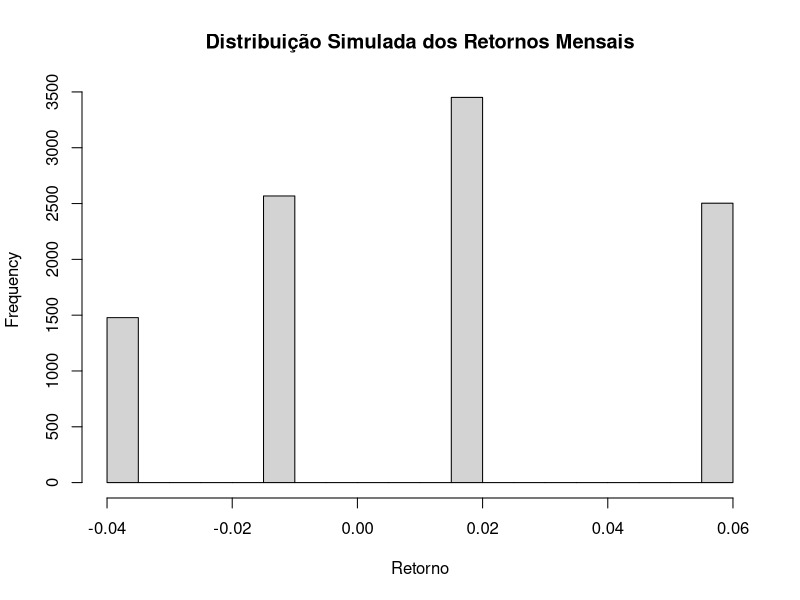

Reproduce this figure in R.
## ---- chunk 1

## 1

# Reprodutibilidade
set.seed(20260507)

# Retornos possíveis (em decimal)
retornos_possiveis <- c(0.06, 0.02, -0.01, -0.04)

# Probabilidades associadas
probabilidades <- c(0.25, 0.35, 0.25, 0.15)

## 2

# Simulação de 10.000 meses
retornos <- sample(
  retornos_possiveis,
  size = 10000,
  replace = TRUE,
  prob = probabilidades
)


## 3

valor_esperado <- mean(retornos)
variancia <- var(retornos)
desvio_padrao <- sd(retornos)
prob_retorno_negativo <- mean(retornos < 0)

cat(
  "Retornos possíveis:", paste(retornos_possiveis, collapse = ", "), "\n",
  "Probabilidades associadas:", paste(probabilidades, collapse = ", "), "\n",
  "Valor esperado do retorno mensal:", round(valor_esperado*100,2), "%\n",
  "Variância:", round(variancia,5), "\n",
  "Desvio-padrão:", round(desvio_padrao*100,2), "%\n",
  "Probabilidade de retorno negativo:", 
  round(prob_retorno_negativo*100,2), "%\n"
)

hist(
  retornos,
  main = "Distribuição Simulada dos Retornos Mensais",
  xlab = "Retorno",
  breaks = 30
)

## ---- chunk 2

set.seed(20260508)

# Lucros possíveis
lucros_possiveis <- c(900, 150, -3500)

# Probabilidades (ajuste conforme enunciado da lista)
probabilidades <- c(0.75, 0.20, 0.05)

lucros <- sample(
  lucros_possiveis,
  size = 20000,
  replace = TRUE,
  prob = probabilidades
)

valor_esperado <- mean(lucros)
desvio_padrao <- sd(lucros)
prob_prejuizo <- mean(lucros < 0)

cat(
  "Lucro médio por operação: R$", round(valor_esperado,2), "\n",
  "Desvio-padrão do lucro: R$", round(desvio_padrao,2), "\n",
  "Probabilidade de prejuízo:", round(prob_prejuizo*100,2), "%\n"
)

## ---- chunk 3

lucro_carteiras <- replicate(
  5000,
  sum(
    sample(
      lucros_possiveis,
      size = 80,
      replace = TRUE,
      prob = probabilidades
    )
  )
)

lucro_medio_carteira <- mean(lucro_carteiras)
desvio_carteira <- sd(lucro_carteiras)

comparacao_teorica <- 80 * valor_esperado

cat(
  "Lucro médio por carteira (simulado): R$", round(lucro_medio_carteira,2), "\n",
  "Desvio-padrão do lucro por carteira (simulado): R$", round(desvio_carteira,2), "\n",
  "Lucro médio por carteira (teórico): R$", round(comparacao_teorica,2), "\n"
)

## ---- chunk 4

library(dplyr)
library(purrr)

set.seed(20260509)

# Número de meses simulados
n <- 20000

# 1️⃣ Sorteio do estado da economia
estado <- sample(
  c("expansao", "recessao"),
  size = n,
  replace = TRUE,
  prob = c(0.7, 0.3)
)

dados <- tibble(estado = estado)

# 2️⃣ Sorteio do retorno condicionado ao estado
dados <- dados |>
  mutate(
    retorno = map_dbl(
      estado,
      ~ if (.x == "expansao") {
        sample(
          c(0.09, 0.04, -0.02),
          size = 1,
          prob = c(0.25, 0.5, 0.25)
        )
      } else {
        sample(
          c(0.03, -0.04, -0.11),
          size = 1,
          prob = c(0.15, 0.45, 0.40)
        )
      }
    )
  )

# Estatísticas Estimadas:


# Valor esperado incondicional
valor_esperado_total <- mean(dados$retorno)

# Valor esperado por estado
media_expansao <- dados |>
  filter(estado == "expansao") |>
  summarise(media = mean(retorno)) |>
  pull(media)

media_recessao <- dados |>
  filter(estado == "recessao") |>
  summarise(media = mean(retorno)) |>
  pull(media)

# Probabilidade de retorno negativo
prob_negativo <- mean(dados$retorno < 0)

cat(
  "Valor esperado do retorno (incondicional):",
  round(valor_esperado_total*100,2), "%\n",
  "Retorno médio na expansão:",
  round(media_expansao*100,2), "%\n",
  "Retorno médio na recessão:",
  round(media_recessao*100,2), "%\n",
  "Probabilidade de retorno negativo:",
  round(prob_negativo*100,2), "%\n"
)
